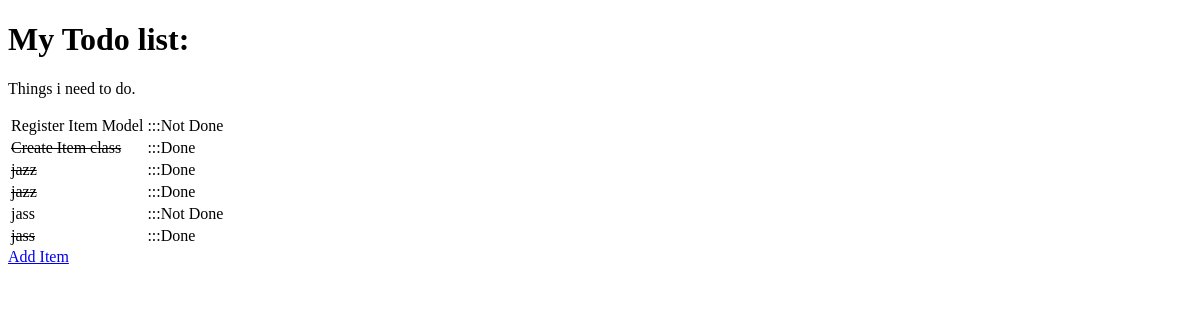
Before: / with the older database file.
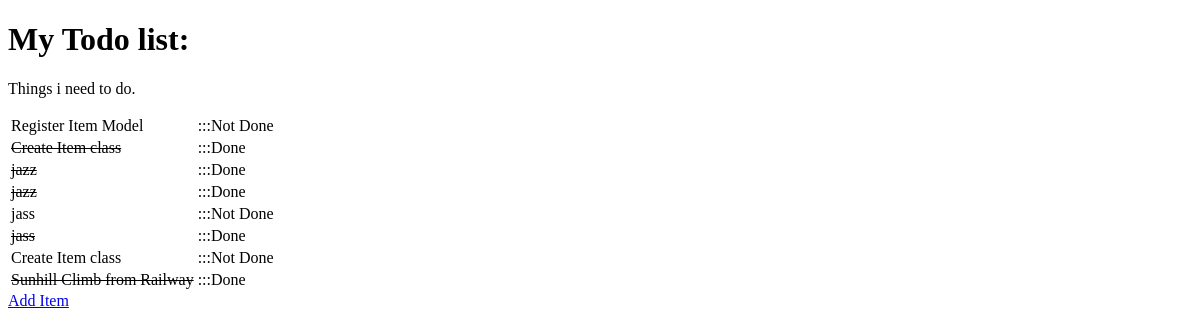
After: the same page with the newer database file.
### todo/models.py (models this page shows, shortened)
class Item(models.Model):
    name = models.CharField(max_length=50, null=False, blank=False)
    done = models.BooleanField(null=False, blank=False, default=False)

### todo/views.py (the view)
# urls.py: path('', get_todo_list, name='get_todo_list'),
def get_todo_list(request):
    items = Item.objects.all()
    context = {
        'items': items
    }
    return render(request, 'todo/todo_list.html', context)

### todo/templates/todo/todo_list.html (shortened to what this page needs)
<!DOCTYPE html>
<html lang="en">
<head>
</head>
<body>
    <h1>My Todo list:</h1>
    <p>Things i need to do.</p>
    <table>
        {% for item in items %}
            <tr>
                {% if item.done %}
                <td><strike>{{ item.name }}</strike></td>
                <td>:::Done</td>
            {% else %}
                <td>{{ item.name }}</td>
                <td>:::Not Done</td>
            {% endif %}
            </tr>
            {% empty %}
            <tr><td>You have nothing on your list to do</td></tr>
        {% endfor %}
    </table>
    <a href="\add">Add Item</a>
</body>
</html>

Changed rows visible on the page:
added Item: name "Create Item class"
added Item: name "Sunhill Climb from Railway"
